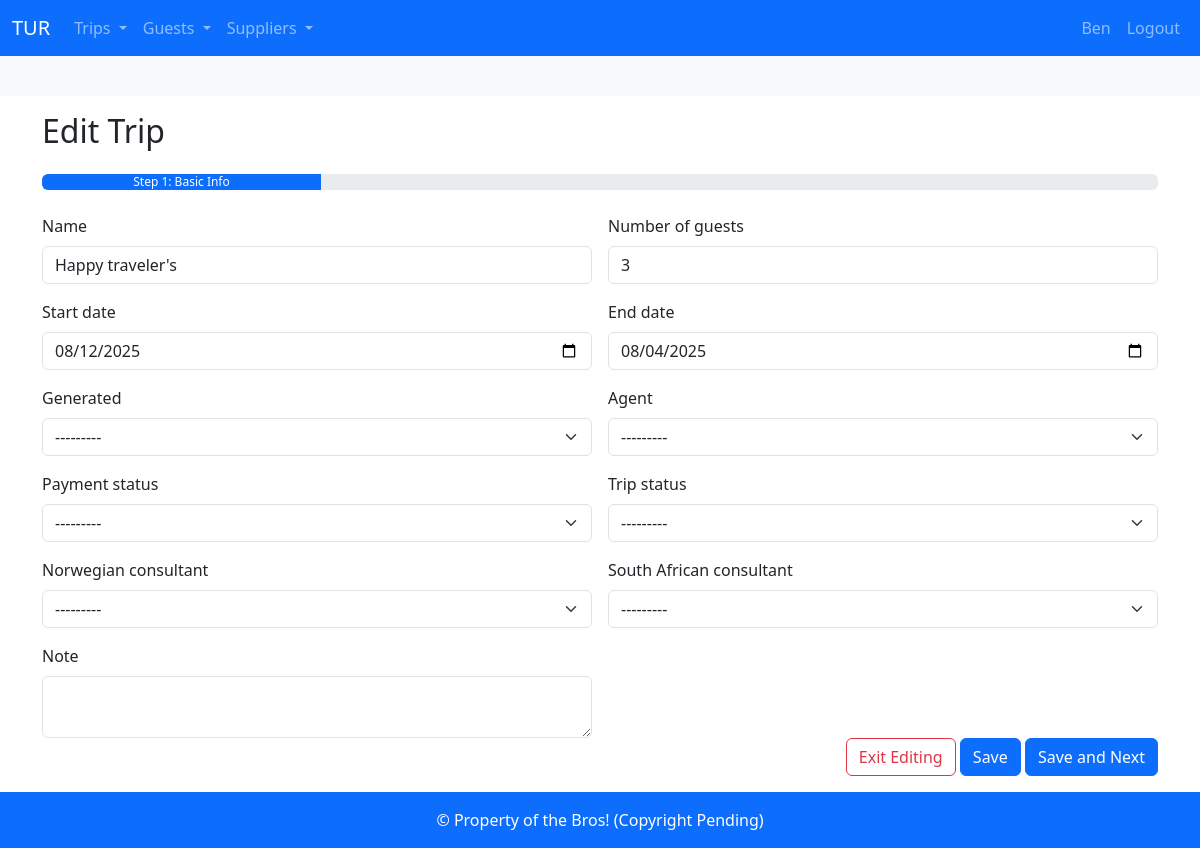
Page /trips/22/edit (signed in) on the earlier database version.
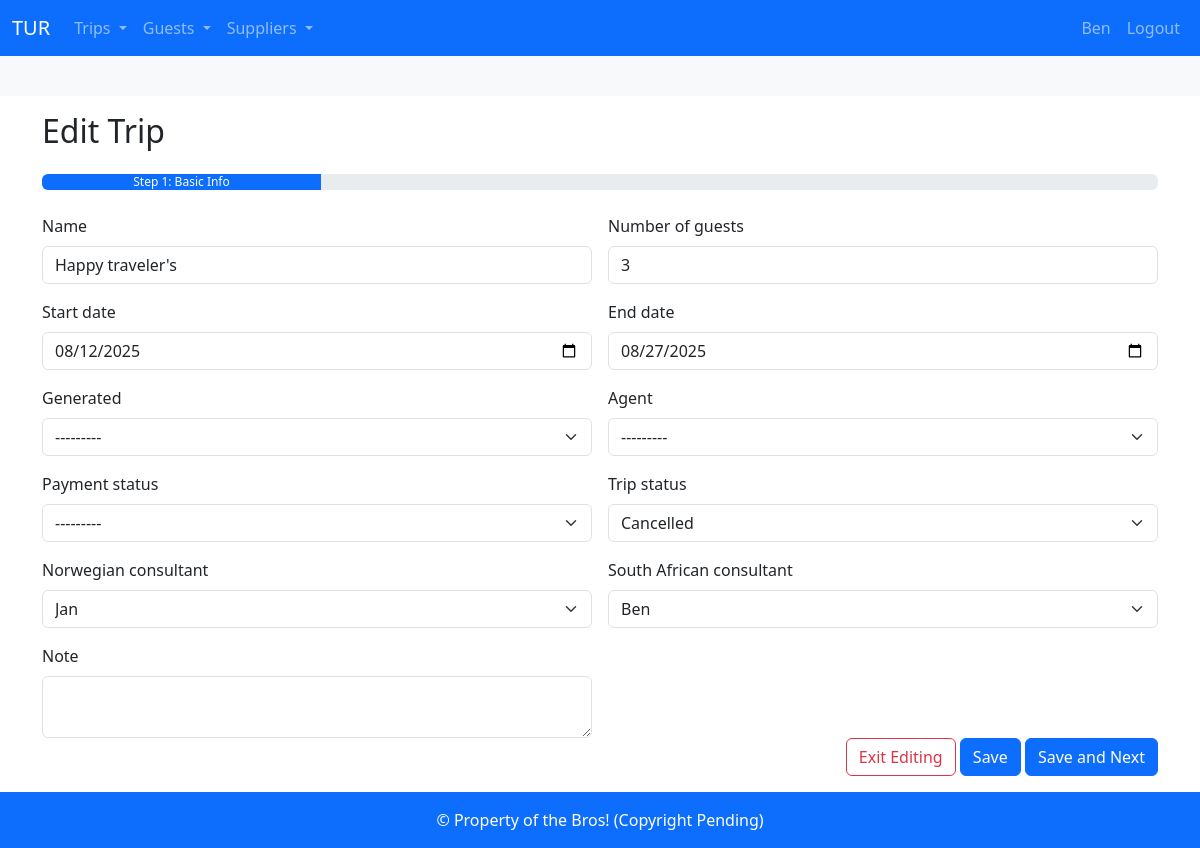
Same page on the later database version.
### booking_system/models.py (models this page shows, shortened)
class Trip(models.Model):
    name = models.CharField(max_length=64)
    number_of_guests = models.IntegerField()
    guests = models.ManyToManyField(Guest, related_name="trips", blank=True)
    start_date = models.DateField()
    end_date = models.DateField()
    generated = models.ForeignKey(Generated, on_delete=models.SET_NULL, blank=True, null=True)
    agent = models.ForeignKey(Agent, on_delete=models.SET_NULL, blank=True, null=True)
    payment_status = models.ForeignKey(PaymentStatus, on_delete=models.PROTECT, blank=True, null=True)
    trip_status = models.ForeignKey(TripStatus, on_delete=models.PROTECT, blank=True, null=True)
    no_consultant = models.ForeignKey(
        Consultant, on_delete=models.PROTECT, null=True, blank=True, related_name="no_consultant_trips", verbose_name='Norwegian consultant')
    sa_consultant = models.ForeignKey(
        Consultant, on_delete=models.PROTECT, null=True, blank=True, related_name="sa_consultant_trips", verbose_name='South African consultant')
    note = models.TextField(blank=True, null=True)
    class Meta:
        ordering = ["start_date"]

### booking_system/views.py (the view, shortened to what this page needs)
@login_required
def trip_form(request, trip_id=None):
    if trip_id:
        editing = True
    else:
        editing = False
    trip = get_object_or_404(Trip, id=trip_id) if editing else None
    initial = {}
    if request.method == 'POST':
        form = TripForm(request.POST, instance=trip)
        if form.is_valid():
            trip = form.save()
            action = request.POST.get('action')
            if action == 'save_next':
                return redirect('trip_guest_search', trip_id=trip.id, slot_index=0)
            else:
                return redirect('edit_trip', trip_id=trip.id)  # stays on same form
    else:
        form = TripForm(instance=trip,initial=initial)
    return render(request, 'booking_system/trip/trip_form.html', {
        'form': form,
        'editing': editing,
        'trip': trip,
    })

### booking_system/forms.py
class TripForm(forms.ModelForm):
    class Meta:
        model= Trip
        exclude= ["guests"]
        widgets = {
            'name': forms.TextInput(attrs={'class': 'form-control'}),
            'number_of_guests': forms.NumberInput(attrs={'class': 'form-control'}),
            'start_date': forms.DateInput(attrs={'class': 'form-control', 'type': 'date'}),
            'end_date': forms.DateInput(attrs={'class': 'form-control', 'type': 'date'}),
            'note': forms.Textarea(attrs={
                    'class': 'form-control',
                    'rows': 2,
                    'style': 'resize: vertical;'
}),
            'generated': forms.Select(attrs={'class': 'form-select'}),
            'agent': forms.Select(attrs={'class': 'form-select'}),
            'payment_status': forms.Select(attrs={'class': 'form-select'}),
            'trip_status': forms.Select(attrs={'class': 'form-select'}),
            'no_consultant': forms.Select(attrs={'class': 'form-select'}),
            'sa_consultant': forms.Select(attrs={'class': 'form-select'}),
        }

### booking_system/models.py (called while the page is built)
    def __str__(self):
        return self.user.get_full_name() or self.user.username

### booking_system/templates/booking_system/trip/trip_form.html (shortened to what this page needs)
{% extends "base.html" %}
{% block body %}
<h2 class="mb-4">{% if editing %}Edit Trip{% else %}Create New Trip{% endif %}</h2>
<div class="progress mb-4">
  <div class="progress-bar" style="width: 25%">Step 1: Basic Info</div>
</div>
<form method="POST" novalidate>
    <div class="row g-3">
        {% for field in form %}
            <div class="col-md-6">
                <div class="form-group">
                    <label class="form-label" for="{{ field.id_for_label }}">{{ field.label }}</label>
                    {{ field }}
                </div>
            </div>
        {% endfor %}
    </div>
    <div class="mt-6 text-end">
        {% if editing %}
        <a class="btn btn-outline-danger" href="{% url 'view_trip' trip.id %}">Exit Editing</a>
        {% else %}
        <a class="btn btn-outline-danger" href="{% url 'trips_overview' %}">Cancel Creating a new Trip</a>
        {% endif %}
        <button type="submit" name="action" value="save" class="btn btn-primary">Save</button>
        <button type="submit" name="action" value="save_next" class="btn btn-primary">Save and Next</button>
    </div>
</form>
{% endblock %}

Differences in the rows shown:
changed Trip "Happy traveler's": end_date "08/04/2025" → "08/27/2025"; trip_status "---------" → "Cancelled"; no_consultant "---------" → "Jan"; sa_consultant "---------" → "Ben"
